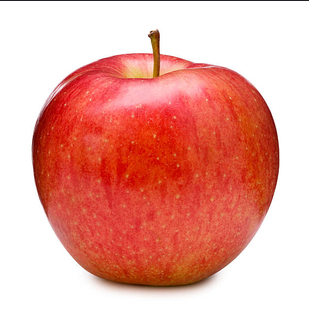
#> input picture fol/apple.png, 309 x 310 px, found by its file name
$ jupyter execute day1opencv.ipynb   (text cells are left out)
#> lines starting #> are read from the running program, lines starting #| are printed output that depends on the picture
[cell 1]
import cv2
cv2.__version__

[cell 2]
import numpy as np
import pandas as pd
import matplotlib.pyplot as plt

[cell 3]
# Loading an image
img = cv2.imread('..\\fol\\apple.png')
#> img is the input picture: shape (310, 309, 3); mean B, G, R 154.3, 164.4, 232.9
print("image pixels",img)
#> (printed output is left out)
print("Loaded image shape:(height,width,channel)", img.shape)
#| Loaded image shape:(height,width,channel) (310, 309, 3)
print("Loaded image dtype:", img.dtype)
#| Loaded image dtype: uint8
print("The pixel value at (50,50) is:", img[50,50])
#| The pixel value at (50,50) is: [255 255 255]

[cell 4]
cv2.imwrite('..\\fol\\TestSAVE.png', img)
#> Out = True

[cell 5]
cv2.imshow("Output",img)
cv2.waitKey(0)
cv2.destroyAllWindows()

[cell 6]
img_rgb = cv2.cvtColor(img, cv2.COLOR_BGR2RGB)
cv2.imshow('image_rgb',img_rgb)
cv2.waitKey(0)
cv2.destroyAllWindows()

[cell 7]
apple = cv2.imread('..\\fol\\apple.png')
apple

[cell 8]
cv2.imshow("apple",apple)
cv2.waitKey(0)
cv2.destroyAllWindows()

[cell 9]
converted_img = cv2.cvtColor(apple, cv2.COLOR_BGR2RGB)
cv2.imshow("Live", converted_img)
cv2.waitKey(0)
cv2.destroyAllWindows()

[cell 10]
import cv2

cap = cv2.VideoCapture(0)
fourcc = cv2.VideoWriter_fourcc(*'XVID')
out = cv2.VideoWriter("..\\fol\\out.avi",fourcc,20.0,(640,480))
while True:
    ret,frame = cap.read()
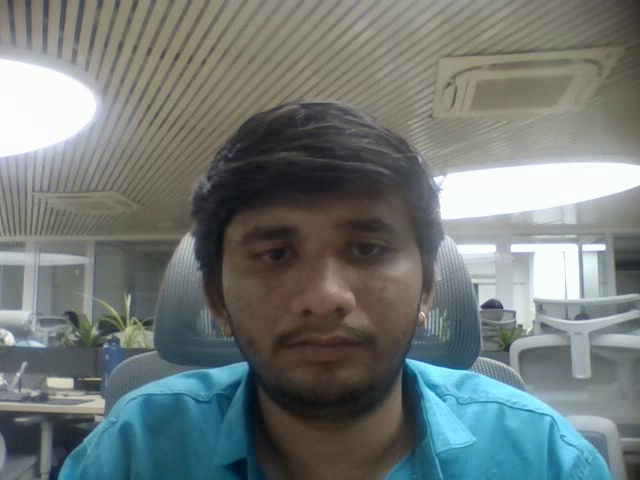
#> input picture frame 9 of fol/out.avi, 640 x 480 px, given in place of the camera
#> frame is the input picture: shape (480, 640, 3); mean B, G, R 120, 121.2, 113.3
    if not ret:
        break
    cv2.imshow("Video",frame)
    out.write(frame)

    if cv2.waitKey(1)== ord('q'):
#> (key q is pressed here)
        break

cap.release()
out.release()
cv2.destroyAllWindows()

[cell 11]
import cv2
import numpy as np

img = np.zeros((480,220,3),np.uint8)
cv2.line(img,(0,0),(220,480),(0,255,255),2)
cv2.imshow("img",img)
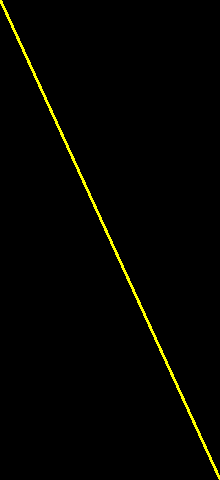
#> window 'img': shape (480, 220, 3); mean B, G, R 0, 3.5, 3.5
cv2.waitKey(0)
cv2.destroyAllWindows()

[cell 12]
cv2.arrowedLine(img,(480,100),(0,220),(0,255,250),5)
cv2.imshow("Image",img)
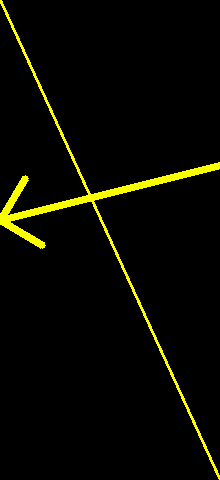
#> window 'Image': shape (480, 220, 3); mean B, G, R 0, 8.9, 8.8
cv2.waitKey(0)
cv2.destroyAllWindows()

[cell 13]
import cv2
import numpy as np

img = np.zeros((500,500,3),np.uint8)
cv2.imshow('img',img)
cv2.line(img,(0,0),(100,320),(255,0,0),3)
cv2.rectangle(img,(120,120),(200,200),(0,255,0),3)
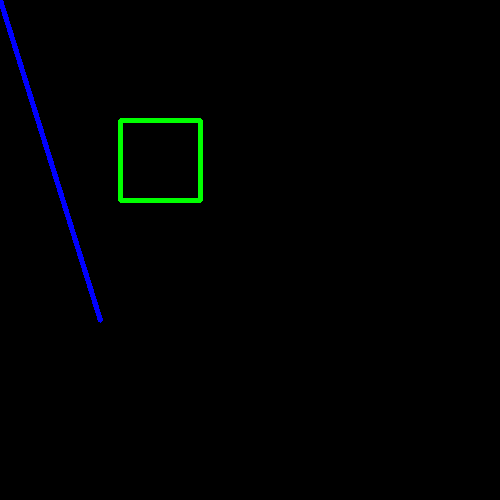
#> img: shape (500, 500, 3); mean B, G, R 1.8, 1.6, 0
cv2.circle(img,(220,220),50,(0,0,255),3)
pts = np.array([[300,200],[300,400],[500,200],[500,400]])
cv2.polylines(img,[pts],True,(255,255,255),3)
cv2.putText(img,'Hello',(0,500),cv2.FONT_HERSHEY_SIMPLEX,2,(0,255,255),3)
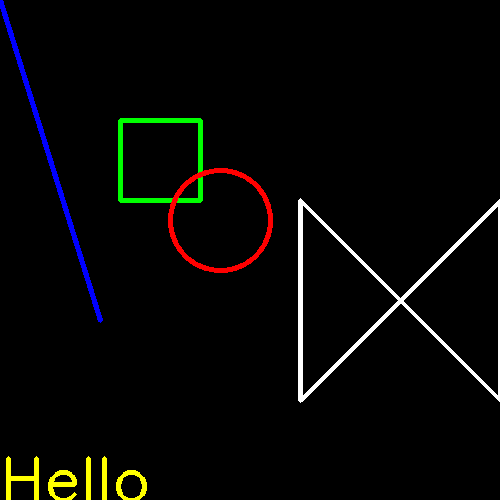
#> img: shape (500, 500, 3); mean B, G, R 5.4, 7, 7

cv2.imshow('img',img)
cv2.waitKey(0)
cv2.destroyAllWindows()
